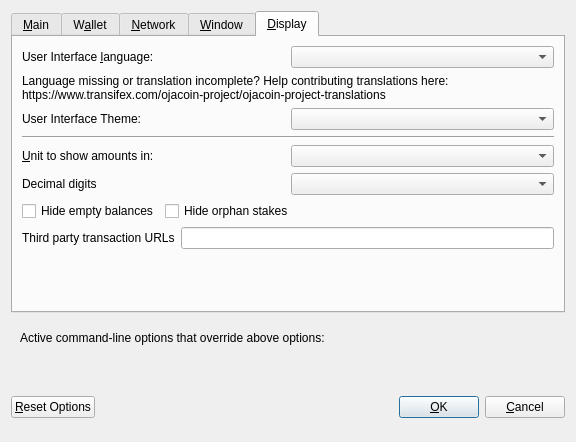
<?xml version="1.0" encoding="UTF-8"?>
<ui version="4.0">
 <class>OptionsDialog</class>
 <widget class="QDialog" name="OptionsDialog">
  <property name="geometry">
   <rect>
    <x>0</x>
    <y>0</y>
    <width>576</width>
    <height>442</height>
   </rect>
  </property>
  <property name="windowTitle">
   <string>Options</string>
  </property>
  <property name="modal">
   <bool>true</bool>
  </property>
  <layout class="QVBoxLayout" name="verticalLayout">
   <item>
    <widget class="QTabWidget" name="tabWidget">
     <property name="currentIndex">
      <number>4</number>
     </property>
     <widget class="QWidget" name="tabMain">
      <attribute name="title">
       <string>&amp;Main</string>
      </attribute>
      <layout class="QVBoxLayout" name="verticalLayout_Main">
       <item>
        <widget class="QCheckBox" name="bitcoinAtStartup">
         <property name="toolTip">
          <string>Automatically start ojacoin after logging in to the system.</string>
         </property>
         <property name="text">
          <string>&amp;Start ojacoin on system login</string>
         </property>
        </widget>
       </item>
       <item>
        <layout class="QHBoxLayout" name="horizontalLayout_2_Main">
         <item>
          <widget class="QLabel" name="databaseCacheLabel">
           <property name="text">
            <string>Size of &amp;database cache</string>
           </property>
           <property name="textFormat">
            <enum>Qt::PlainText</enum>
           </property>
           <property name="buddy">
            <cstring>databaseCache</cstring>
           </property>
          </widget>
         </item>
         <item>
          <widget class="QSpinBox" name="databaseCache"/>
         </item>
         <item>
          <widget class="QLabel" name="databaseCacheUnitLabel">
           <property name="text">
            <string>MB</string>
           </property>
           <property name="textFormat">
            <enum>Qt::PlainText</enum>
           </property>
          </widget>
         </item>
         <item>
          <spacer name="horizontalSpacer_2_Main">
           <property name="orientation">
            <enum>Qt::Horizontal</enum>
           </property>
           <property name="sizeHint" stdset="0">
            <size>
             <width>40</width>
             <height>20</height>
            </size>
           </property>
          </spacer>
         </item>
        </layout>
       </item>
       <item>
        <layout class="QHBoxLayout" name="horizontalLayout_3_Main">
         <item>
          <widget class="QLabel" name="threadsScriptVerifLabel">
           <property name="text">
            <string>Number of script &amp;verification threads</string>
           </property>
           <property name="textFormat">
            <enum>Qt::PlainText</enum>
           </property>
           <property name="buddy">
            <cstring>threadsScriptVerif</cstring>
           </property>
          </widget>
         </item>
         <item>
          <widget class="QSpinBox" name="threadsScriptVerif">
           <property name="toolTip">
            <string>(0 = auto, &lt;0 = leave that many cores free)</string>
           </property>
          </widget>
         </item>
         <item>
          <spacer name="horizontalSpacer_3_Main">
           <property name="orientation">
            <enum>Qt::Horizontal</enum>
           </property>
           <property name="sizeHint" stdset="0">
            <size>
             <width>40</width>
             <height>20</height>
            </size>
           </property>
          </spacer>
         </item>
        </layout>
       </item>
       <item>
        <spacer name="verticalSpacer_2">
         <property name="orientation">
          <enum>Qt::Vertical</enum>
         </property>
         <property name="sizeHint" stdset="0">
          <size>
           <width>20</width>
           <height>40</height>
          </size>
         </property>
        </spacer>
       </item>
       <!--
       <item>
        <widget class="QCheckBox" name="checkBoxZeromintEnable">
         <property name="toolTip">
          <string>Enable automatic minting of ojacoin units to zECA</string>
         </property>
         <property name="layoutDirection">
          <enum>Qt::LeftToRight</enum>
         </property>
         <property name="text">
          <string>Enable zECA Automint</string>
         </property>
        </widget>
       </item>
       <item>
        <layout class="QHBoxLayout" name="horizontalLayout_3">
         <item>
          <widget class="QLabel" name="percentage_label">
           <property name="toolTip">
            <string>Percentage of incoming ojacoin which get automatically converted to zECA via Zerocoin Protocol (min: 10%)</string>
           </property>
           <property name="text">
            <string>Percentage of autominted zECA</string>
           </property>
          </widget>
         </item>
         <item>
          <widget class="QSpinBox" name="zeromintPercentage">
           <property name="minimum">
            <number>1</number>
           </property>
           <property name="maximum">
            <number>100</number>
           </property>
          </widget>
         </item>
        </layout>
       </item>
       <item>
        <layout class="QHBoxLayout" name="horizontalLayout" stretch="0,0">
         <property name="sizeConstraint">
          <enum>QLayout::SetFixedSize</enum>
         </property>
         <item>
          <widget class="QLabel" name="labelPreferredDenom">
           <property name="maximumSize">
            <size>
             <width>16777215</width>
             <height>16777215</height>
            </size>
           </property>
           <property name="toolTip">
            <string>Wait with automatic conversion to Zerocoin until enough ojacoin for this denomination is available</string>
           </property>
           <property name="text">
            <string>Preferred Automint zECA Denomination</string>
           </property>
          </widget>
         </item>
         <item>
          <widget class="QComboBox" name="preferredDenom">
           <property name="maximumSize">
            <size>
             <width>16777215</width>
             <height>27</height>
            </size>
           </property>
           <property name="toolTip">
            <string>Wait with automatic conversion to Zerocoin until enough ojacoin for this denomination is available</string>
           </property>
           <property name="maxVisibleItems">
            <number>9</number>
           </property>
           <property name="maxCount">
            <number>9</number>
           </property>
          </widget>
         </item>
        </layout>
       </item>
      -->
      </layout>
     </widget>
     <widget class="QWidget" name="tabWallet">
      <attribute name="title">
       <string>W&amp;allet</string>
      </attribute>
      <layout class="QVBoxLayout" name="verticalLayout_Wallet">
       <item>
        <layout class="QHBoxLayout" name="horizontalLayout_2_Wallet">
         <item>
          <widget class="QLabel" name="labelStakeSplitThresholdText">
           <property name="text">
            <string>Stake split threshold:</string>
           </property>
          </widget>
         </item>
         <item>
          <widget class="QSpinBox" name="spinBoxStakeSplitThreshold">
           <property name="minimum">
            <number>0</number>
           </property>
           <property name="maximum">
            <number>9999999</number>
           </property>
          </widget>
         </item>
        </layout>
       </item>
       <item>
        <widget class="QGroupBox" name="groupBox">
         <property name="title">
          <string>Expert</string>
         </property>
         <layout class="QVBoxLayout" name="verticalLayout_2">
          <item>
           <widget class="QCheckBox" name="coinControlFeatures">
            <property name="toolTip">
             <string>Whether to show coin control features or not.</string>
            </property>
            <property name="text">
             <string>Enable coin &amp;control features</string>
            </property>
           </widget>
          </item>
          <!--
          <item>
           <widget class="QCheckBox" name="showMasternodesTab">
            <property name="toolTip">
             <string>Show additional tab listing all your masternodes in first sub-tab&lt;br/&gt;and all masternodes on the network in second sub-tab.</string>
            </property>
            <property name="text">
             <string>Show Masternodes Tab</string>
            </property>
           </widget>
          </item>
          -->
          <item>
           <widget class="QCheckBox" name="spendZeroConfChange">
            <property name="toolTip">
             <string>If you disable the spending of unconfirmed change, the change from a transaction&lt;br/&gt;cannot be used until that transaction has at least one confirmation.&lt;br/&gt;This also affects how your balance is computed.</string>
            </property>
            <property name="text">
             <string>&amp;Spend unconfirmed change</string>
            </property>
           </widget>
          </item>
         </layout>
        </widget>
       </item>
       <item>
        <spacer name="verticalSpacer_Wallet">
         <property name="orientation">
          <enum>Qt::Vertical</enum>
         </property>
         <property name="sizeHint" stdset="0">
          <size>
           <width>20</width>
           <height>40</height>
          </size>
         </property>
        </spacer>
       </item>
      </layout>
     </widget>
     <widget class="QWidget" name="tabNetwork">
      <attribute name="title">
       <string>&amp;Network</string>
      </attribute>
      <layout class="QVBoxLayout" name="verticalLayout_Network">
       <item>
        <widget class="QCheckBox" name="mapPortUpnp">
         <property name="toolTip">
          <string>Automatically open the ojacoin client port on the router. This only works when your router supports UPnP and it is enabled.</string>
         </property>
         <property name="text">
          <string>Map port using &amp;UPnP</string>
         </property>
        </widget>
       </item>
       <item>
        <widget class="QCheckBox" name="allowIncoming">
         <property name="toolTip">
          <string>Accept connections from outside</string>
         </property>
         <property name="text">
          <string>Allow incoming connections</string>
         </property>
        </widget>
       </item>
       <item>
        <widget class="QCheckBox" name="connectSocks">
         <property name="toolTip">
          <string>Connect to the ojacoin network through a SOCKS5 proxy.</string>
         </property>
         <property name="text">
          <string>&amp;Connect through SOCKS5 proxy (default proxy):</string>
         </property>
        </widget>
       </item>
       <item>
        <layout class="QHBoxLayout" name="horizontalLayout_1_Network">
         <item>
          <widget class="QLabel" name="proxyIpLabel">
           <property name="text">
            <string>Proxy &amp;IP:</string>
           </property>
           <property name="textFormat">
            <enum>Qt::PlainText</enum>
           </property>
           <property name="buddy">
            <cstring>proxyIp</cstring>
           </property>
          </widget>
         </item>
         <item>
          <widget class="QValidatedLineEdit" name="proxyIp">
           <property name="minimumSize">
            <size>
             <width>140</width>
             <height>0</height>
            </size>
           </property>
           <property name="maximumSize">
            <size>
             <width>140</width>
             <height>16777215</height>
            </size>
           </property>
           <property name="toolTip">
            <string>IP address of the proxy (e.g. IPv4: 127.0.0.1 / IPv6: ::1)</string>
           </property>
          </widget>
         </item>
         <item>
          <widget class="QLabel" name="proxyPortLabel">
           <property name="text">
            <string>&amp;Port:</string>
           </property>
           <property name="textFormat">
            <enum>Qt::PlainText</enum>
           </property>
           <property name="buddy">
            <cstring>proxyPort</cstring>
           </property>
          </widget>
         </item>
         <item>
          <widget class="QLineEdit" name="proxyPort">
           <property name="minimumSize">
            <size>
             <width>55</width>
             <height>0</height>
            </size>
           </property>
           <property name="maximumSize">
            <size>
             <width>55</width>
             <height>16777215</height>
            </size>
           </property>
           <property name="toolTip">
            <string>Port of the proxy (e.g. 9050)</string>
           </property>
          </widget>
         </item>
         <item>
          <spacer name="horizontalSpacer_1_Network">
           <property name="orientation">
            <enum>Qt::Horizontal</enum>
           </property>
           <property name="sizeHint" stdset="0">
            <size>
             <width>40</width>
             <height>20</height>
            </size>
           </property>
          </spacer>
         </item>
        </layout>
       </item>
       <item>
        <spacer name="verticalSpacer_Network">
         <property name="orientation">
          <enum>Qt::Vertical</enum>
         </property>
         <property name="sizeHint" stdset="0">
          <size>
           <width>20</width>
           <height>40</height>
          </size>
         </property>
        </spacer>
       </item>
      </layout>
     </widget>
     <widget class="QWidget" name="tabWindow">
      <attribute name="title">
       <string>&amp;Window</string>
      </attribute>
      <layout class="QVBoxLayout" name="verticalLayout_Window">
       <item>
        <widget class="QCheckBox" name="minimizeToTray">
         <property name="toolTip">
          <string>Show only a tray icon after minimizing the window.</string>
         </property>
         <property name="text">
          <string>&amp;Minimize to the tray instead of the taskbar</string>
         </property>
        </widget>
       </item>
       <item>
        <widget class="QCheckBox" name="minimizeOnClose">
         <property name="toolTip">
          <string>Minimize instead of exit the application when the window is closed. When this option is enabled, the application will be closed only after selecting Quit in the menu.</string>
         </property>
         <property name="text">
          <string>M&amp;inimize on close</string>
         </property>
        </widget>
       </item>
       <item>
        <spacer name="verticalSpacer_Window">
         <property name="orientation">
          <enum>Qt::Vertical</enum>
         </property>
         <property name="sizeHint" stdset="0">
          <size>
           <width>20</width>
           <height>40</height>
          </size>
         </property>
        </spacer>
       </item>
      </layout>
     </widget>
     <widget class="QWidget" name="tabDisplay">
      <attribute name="title">
       <string>&amp;Display</string>
      </attribute>
      <layout class="QVBoxLayout" name="verticalLayout_Display">
       <item>
        <layout class="QHBoxLayout" name="horizontalLayout_1_Display">
         <item>
          <widget class="QLabel" name="langLabel">
           <property name="text">
            <string>User Interface &amp;language:</string>
           </property>
           <property name="textFormat">
            <enum>Qt::PlainText</enum>
           </property>
           <property name="buddy">
            <cstring>lang</cstring>
           </property>
          </widget>
         </item>
         <item>
          <widget class="QValueComboBox" name="lang">
           <property name="toolTip">
            <string>The user interface language can be set here. This setting will take effect after restarting ojacoin.</string>
           </property>
          </widget>
         </item>
        </layout>
       </item>
       <item>
        <widget class="QLabel" name="label_3">
         <property name="toolTip">
          <string notr="true"/>
         </property>
         <property name="statusTip">
          <string notr="true"/>
         </property>
         <property name="whatsThis">
          <string notr="true"/>
         </property>
         <property name="accessibleName">
          <string notr="true"/>
         </property>
         <property name="text">
          <string>Language missing or translation incomplete? Help contributing translations here:
https://www.transifex.com/ojacoin-project/ojacoin-project-translations</string>
         </property>
         <property name="wordWrap">
          <bool>true</bool>
         </property>
         <property name="openExternalLinks">
          <bool>true</bool>
         </property>
         <property name="textInteractionFlags">
          <set>Qt::TextBrowserInteraction</set>
         </property>
        </widget>
       </item>
       <item>
        <layout class="QHBoxLayout" name="horizontalLayout_2_Display" stretch="0,0">
         <item>
          <widget class="QLabel" name="themeLabel">
           <property name="text">
            <string>User Interface Theme:</string>
           </property>
          </widget>
         </item>
         <item>
          <widget class="QValueComboBox" name="theme"/>
         </item>
        </layout>
       </item>
       <item>
        <widget class="Line" name="line">
         <property name="orientation">
          <enum>Qt::Horizontal</enum>
         </property>
        </widget>
       </item>
       <item>
        <layout class="QHBoxLayout" name="horizontalLayout_3_Display">
         <item>
          <widget class="QLabel" name="unitLabel">
           <property name="text">
            <string>&amp;Unit to show amounts in:</string>
           </property>
           <property name="textFormat">
            <enum>Qt::PlainText</enum>
           </property>
           <property name="buddy">
            <cstring>unit</cstring>
           </property>
          </widget>
         </item>
         <item>
          <widget class="QValueComboBox" name="unit">
           <property name="toolTip">
            <string>Choose the default subdivision unit to show in the interface and when sending coins.</string>
           </property>
          </widget>
         </item>
        </layout>
       </item>
       <item>
        <layout class="QHBoxLayout" name="horizontalLayout_4_Display">
         <item>
          <widget class="QLabel" name="digitsLabel">
           <property name="text">
            <string>Decimal digits</string>
           </property>
          </widget>
         </item>
         <item>
          <widget class="QValueComboBox" name="digits"/>
         </item>
        </layout>
       </item>
       <item>
        <layout class="QHBoxLayout" name="horizontalLayout_5_Display">
         <item>
          <widget class="QCheckBox" name="checkBoxHideZeroBalances">
           <property name="toolTip">
            <string>Hide empty balances</string>
           </property>
           <property name="layoutDirection">
            <enum>Qt::LeftToRight</enum>
           </property>
           <property name="text">
            <string>Hide empty balances</string>
           </property>
          </widget>
         </item>
         <item>
          <widget class="QCheckBox" name="checkBoxHideOrphans">
           <property name="toolTip">
            <string>Hide orphan stakes in transaction lists</string>
           </property>
           <property name="text">
            <string>Hide orphan stakes</string>
           </property>
          </widget>
         </item>
         <item>
          <spacer name="horizontalSpacer">
           <property name="orientation">
            <enum>Qt::Horizontal</enum>
           </property>
           <property name="sizeHint" stdset="0">
            <size>
             <width>40</width>
             <height>20</height>
            </size>
           </property>
          </spacer>
         </item>
        </layout>
       </item>
       <item>
        <layout class="QHBoxLayout" name="horizontalLayout_6_Display">
         <item>
          <widget class="QLabel" name="thirdPartyTxUrlsLabel">
           <property name="toolTip">
            <string>Third party URLs (e.g. a block explorer) that appear in the transactions tab as context menu items. %s in the URL is replaced by transaction hash. Multiple URLs are separated by vertical bar |.</string>
           </property>
           <property name="text">
            <string>Third party transaction URLs</string>
           </property>
           <property name="buddy">
            <cstring>thirdPartyTxUrls</cstring>
           </property>
          </widget>
         </item>
         <item>
          <widget class="QLineEdit" name="thirdPartyTxUrls">
           <property name="toolTip">
            <string>Third party URLs (e.g. a block explorer) that appear in the transactions tab as context menu items. %s in the URL is replaced by transaction hash. Multiple URLs are separated by vertical bar |.</string>
           </property>
          </widget>
         </item>
        </layout>
       </item>
       <item>
        <spacer name="verticalSpacer">
         <property name="orientation">
          <enum>Qt::Vertical</enum>
         </property>
         <property name="sizeHint" stdset="0">
          <size>
           <width>20</width>
           <height>40</height>
          </size>
         </property>
        </spacer>
       </item>
      </layout>
     </widget>
    </widget>
   </item>
   <item>
    <widget class="QFrame" name="frame">
     <layout class="QVBoxLayout" name="verticalLayout_Bottom">
      <item>
       <layout class="QHBoxLayout" name="horizontalLayout_Bottom">
        <item>
         <widget class="QLabel" name="overriddenByCommandLineInfoLabel">
          <property name="text">
           <string>Active command-line options that override above options:</string>
          </property>
          <property name="textFormat">
           <enum>Qt::PlainText</enum>
          </property>
         </widget>
        </item>
        <item>
         <spacer name="horizontalSpacer_Bottom">
          <property name="orientation">
           <enum>Qt::Horizontal</enum>
          </property>
          <property name="sizeHint" stdset="0">
           <size>
            <width>40</width>
            <height>20</height>
           </size>
          </property>
         </spacer>
        </item>
       </layout>
      </item>
      <item>
       <widget class="QLabel" name="overriddenByCommandLineLabel">
        <property name="text">
         <string/>
        </property>
        <property name="textFormat">
         <enum>Qt::PlainText</enum>
        </property>
        <property name="wordWrap">
         <bool>true</bool>
        </property>
       </widget>
      </item>
     </layout>
    </widget>
   </item>
   <item>
    <layout class="QHBoxLayout" name="horizontalLayout_Buttons">
     <item>
      <widget class="QPushButton" name="resetButton">
       <property name="toolTip">
        <string>Reset all client options to default.</string>
       </property>
       <property name="text">
        <string>&amp;Reset Options</string>
       </property>
       <property name="autoDefault">
        <bool>false</bool>
       </property>
      </widget>
     </item>
     <item>
      <spacer name="horizontalSpacer_1">
       <property name="orientation">
        <enum>Qt::Horizontal</enum>
       </property>
       <property name="sizeHint" stdset="0">
        <size>
         <width>40</width>
         <height>48</height>
        </size>
       </property>
      </spacer>
     </item>
     <item>
      <widget class="QLabel" name="statusLabel">
       <property name="minimumSize">
        <size>
         <width>200</width>
         <height>0</height>
        </size>
       </property>
       <property name="font">
        <font>
         <weight>75</weight>
         <bold>true</bold>
        </font>
       </property>
       <property name="text">
        <string/>
       </property>
       <property name="textFormat">
        <enum>Qt::PlainText</enum>
       </property>
       <property name="wordWrap">
        <bool>true</bool>
       </property>
      </widget>
     </item>
     <item>
      <spacer name="horizontalSpacer_2">
       <property name="orientation">
        <enum>Qt::Horizontal</enum>
       </property>
       <property name="sizeHint" stdset="0">
        <size>
         <width>40</width>
         <height>48</height>
        </size>
       </property>
      </spacer>
     </item>
     <item>
      <widget class="QPushButton" name="okButton">
       <property name="text">
        <string>&amp;OK</string>
       </property>
       <property name="autoDefault">
        <bool>false</bool>
       </property>
       <property name="default">
        <bool>true</bool>
       </property>
      </widget>
     </item>
     <item>
      <widget class="QPushButton" name="cancelButton">
       <property name="text">
        <string>&amp;Cancel</string>
       </property>
       <property name="autoDefault">
        <bool>false</bool>
       </property>
      </widget>
     </item>
    </layout>
   </item>
  </layout>
 </widget>
 <customwidgets>
  <customwidget>
   <class>QValidatedLineEdit</class>
   <extends>QLineEdit</extends>
   <header>qvalidatedlineedit.h</header>
  </customwidget>
  <customwidget>
   <class>QValueComboBox</class>
   <extends>QComboBox</extends>
   <header>qvaluecombobox.h</header>
  </customwidget>
 </customwidgets>
 <resources/>
 <connections/>
</ui>
